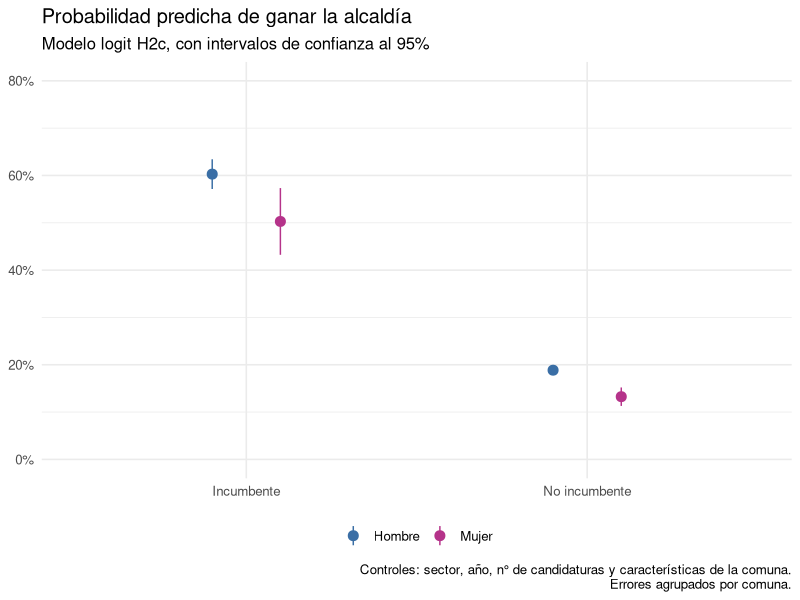

Reproduce this figure in R.
# =============================================================
# 04_modelos.R
# Estimación de los modelos para cada hipótesis:
#   H1 (oferta):    logit, ¿qué explica que una candidatura sea de una mujer?
#   H2 (demanda):   regresión lineal (% de votos) y logit (ganó o no)
#   H3 (reelección): logit de reelección entre incumbentes y
#                    logit ordenado del número de reelecciones
#   Modelo comunal: ¿en qué comunas se eligen alcaldesas?
# Todos los modelos de H2 y H3 incluyen características
# sociodemográficas de las comunas (02b_datos_comunales.R).
# Errores estándar agrupados por comuna, porque las candidaturas de
# una misma comuna comparten condiciones y no son independientes.
# Resultados: tablas (.csv) y gráficos (.png) en output/
# =============================================================

paquetes <- c("dplyr", "readr", "ggplot2", "sandwich", "lmtest", "MASS",
              "marginaleffects")
for (p in paquetes) {
  if (!requireNamespace(p, quietly = TRUE)) install.packages(p)
}
library(dplyr)
library(readr)
library(ggplot2)
library(sandwich)
library(lmtest)
library(marginaleffects)

comunales <- read_csv("data/clean/datos_comunales.csv", show_col_types = FALSE)

base <- read_csv("data/clean/base_alcaldes.csv", show_col_types = FALSE) %>%
  left_join(comunales, by = c("comuna", "anio")) %>%
  mutate(
    anio   = factor(anio),
    # Categorías de referencia: hombre, izquierda
    sector = relevel(factor(sector), ref = "Izquierda")
  )
dir.create("output", showWarnings = FALSE)

# -------------------------------------------------------------
# Función para resumir un modelo en una tabla: coeficientes,
# errores agrupados por comuna, valor p e intervalo de confianza.
# En los logit se agregan las razones de odds (exp del coeficiente)
# -------------------------------------------------------------
resumir <- function(modelo, datos, nombre, logit = FALSE) {
  vc <- vcovCL(modelo, cluster = datos$comuna)
  ct <- coeftest(modelo, vcov. = vc)
  tabla <- data.frame(
    modelo      = nombre,
    variable    = rownames(ct),
    coeficiente = ct[, 1],
    error_est   = ct[, 2],
    valor_p     = ct[, 4],
    ic_inf      = ct[, 1] - 1.96 * ct[, 2],
    ic_sup      = ct[, 1] + 1.96 * ct[, 2],
    row.names = NULL
  )
  if (logit) {
    tabla$odds_ratio <- exp(tabla$coeficiente)
    tabla$or_ic_inf  <- exp(tabla$ic_inf)
    tabla$or_ic_sup  <- exp(tabla$ic_sup)
  }
  tabla$signif <- cut(tabla$valor_p, c(-Inf, 0.001, 0.01, 0.05, 0.1, Inf),
                      c("***", "**", "*", ".", ""))
  tabla$n <- nobs(modelo)
  tabla
}

# =============================================================
# H1. OFERTA: ¿en qué condiciones se presentan más mujeres?
# Variable dependiente: la candidatura es de una mujer (1/0)
# Muestra: todas las candidaturas 2004-2024
# Nota: el sector "Independiente" corresponde a las candidaturas
# fuera de pacto, por lo que captura también la dimensión de pacto
# =============================================================
m_h1 <- glm(mujer ~ sector + anio, data = base, family = binomial)
t_h1 <- resumir(m_h1, base, "H1: logit candidata mujer", logit = TRUE)

# =============================================================
# H2. DEMANDA: ¿se vota menos por las mujeres?
# Muestra: 2008-2024 (en 2004 no se sabe quién era incumbente)
# Controles: incumbencia, sector, año, n° de candidaturas en la comuna
# y características de la comuna (población, escolaridad y pobreza)
# =============================================================
base_h2 <- base %>% filter(!is.na(incumbente)) %>% droplevels()

# H2a. Regresión lineal: % de votos obtenidos
controles_comuna <- "log_poblacion + escolaridad + pobreza"

m_h2a <- lm(as.formula(paste("pct_votos ~ mujer + incumbente + sector + anio + n_candidatos +",
                             controles_comuna)), data = base_h2)
t_h2a <- resumir(m_h2a, base_h2, "H2a: MCO % de votos")

# H2b. Logit: ganó la elección (1/0)
m_h2b <- glm(as.formula(paste("gano ~ mujer + incumbente + sector + anio + n_candidatos +",
                              controles_comuna)), data = base_h2, family = binomial)
t_h2b <- resumir(m_h2b, base_h2, "H2b: logit ganó", logit = TRUE)

# H2c. Igual que H2b, pero con interacción mujer x incumbente,
# para ver si la brecha es distinta entre incumbentes y desafiantes
m_h2c <- glm(as.formula(paste("gano ~ mujer * incumbente + sector + anio + n_candidatos +",
                              controles_comuna)), data = base_h2, family = binomial)
t_h2c <- resumir(m_h2c, base_h2, "H2c: logit ganó (interacción)", logit = TRUE)

# H2d. ¿Les va mejor a las candidatas en comunas que ya tuvieron una
# alcaldesa? (efecto de exposición: Beaman et al., 2009)
# Solo candidaturas NO incumbentes: si se incluyeran las alcaldesas en
# ejercicio, "la comuna ya tuvo alcaldesa" se cumpliría por definición
base_h2d <- base_h2 %>% filter(incumbente == 0) %>% droplevels()
m_h2d <- glm(gano ~ mujer * alcaldesa_previa + sector + anio +
               n_candidatos + log_poblacion + escolaridad + pobreza,
             data = base_h2d, family = binomial)
t_h2d <- resumir(m_h2d, base_h2d, "H2d: logit ganó, no incumbentes (interacción alcaldesa previa)",
                 logit = TRUE)

# =============================================================
# H3. REELECCIÓN
# H3a. Logit: entre quienes buscaron la reelección, ¿ganaron? (1/0)
# =============================================================
base_h3 <- base_h2 %>% filter(incumbente == 1) %>% droplevels()
m_h3a <- glm(as.formula(paste("gano ~ mujer + periodos_previos + sector + anio + n_candidatos +",
                              controles_comuna)), data = base_h3, family = binomial)
t_h3a <- resumir(m_h3a, base_h3, "H3a: logit reelección", logit = TRUE)

# H3b. Logit ordenado: entre quienes ganaron la alcaldía, cuántas
# veces consecutivas llevaban reelectos (0 = primer período,
# 1 = primera reelección, 2 = segunda, 3 = tercera)
# Se cuentan solo los períodos desde 2004 en adelante
# Se excluye el sector "Otro", porque solo tiene 1 persona electa y
# no permite estimar su coeficiente
base_h3b <- base_h2 %>%
  filter(gano == 1, sector != "Otro") %>%
  mutate(n_periodo = periodos_previos,
         n_reelecciones = factor(pmin(n_periodo, 3), levels = 0:3, ordered = TRUE)) %>%
  droplevels()
m_h3b <- MASS::polr(as.formula(paste("n_reelecciones ~ mujer + sector + anio +",
                                     controles_comuna)), data = base_h3b, Hess = TRUE)
t_h3b <- resumir(m_h3b, base_h3b, "H3b: logit ordenado n° reelecciones", logit = TRUE)

# =============================================================
# MODELO COMUNAL: ¿en qué comunas se elige a una alcaldesa?
# Unidad: comuna en cada elección (2008-2024)
# Variable dependiente: ganó una mujer (1/0)
# =============================================================
base_com <- base_h2 %>%
  group_by(comuna, anio) %>%
  summarise(alcaldesa_electa = as.integer(any(gano == 1 & mujer == 1)),
            n_candidatas = sum(mujer),
            n_candidatos = n(),
            incumbente_mujer = as.integer(any(incumbente == 1 & mujer == 1)),
            log_poblacion = first(log_poblacion), escolaridad = first(escolaridad),
            pobreza = first(pobreza), alcaldesa_previa = first(alcaldesa_previa),
            .groups = "drop")
m_com <- glm(alcaldesa_electa ~ n_candidatas + n_candidatos + incumbente_mujer +
               alcaldesa_previa + log_poblacion + escolaridad + pobreza + anio,
             data = base_com, family = binomial)
t_com <- resumir(m_com, base_com, "Comunal: logit alcaldesa electa", logit = TRUE)

# -------------------------------------------------------------
# Guardar todas las tablas de coeficientes
# -------------------------------------------------------------
tablas <- bind_rows(t_h1, t_h2a, t_h2b, t_h2c, t_h2d, t_h3a, t_h3b, t_com) %>%
  mutate(across(where(is.numeric) & !n, ~ round(.x, 3)))
write_csv(tablas, "output/tabla6_resultados_modelos.csv")

# Mostrar en consola los coeficientes de la variable mujer
print(tablas %>% filter(grepl("mujer|alcaldesa|candidatas|poblacion|escolaridad|pobreza", variable)) %>%
        select(modelo, variable, coeficiente, valor_p, odds_ratio, signif, n))

# =============================================================
# PROBABILIDADES PREDICHAS (para interpretar sustantivamente)
# =============================================================

# H2: probabilidad de ganar de hombres y mujeres, según incumbencia.
# Se calcula para toda la muestra, cambiando solo el sexo y la
# incumbencia y dejando el resto de las variables como se observan
# (así la comparación es entre candidaturas "iguales" salvo en sexo)
pred_h2 <- avg_predictions(m_h2c, variables = list(mujer = 0:1, incumbente = 0:1),
                           vcov = ~comuna) %>%
  as.data.frame() %>%
  mutate(Sexo = ifelse(mujer == 1, "Mujer", "Hombre"),
         Condición = ifelse(incumbente == 1, "Incumbente", "No incumbente"))
write_csv(pred_h2 %>% select(Condición, Sexo, estimate, conf.low, conf.high),
          "output/tabla7_prob_predicha_ganar.csv")
print(pred_h2 %>% select(Condición, Sexo, estimate, conf.low, conf.high))

g6 <- ggplot(pred_h2, aes(Condición, estimate, color = Sexo)) +
  geom_pointrange(aes(ymin = conf.low, ymax = conf.high),
                  position = position_dodge(0.4), size = 0.6) +
  scale_color_manual(values = c("Mujer" = "#B5338A", "Hombre" = "#3A6EA5")) +
  scale_y_continuous(labels = scales::percent, limits = c(0, 0.8)) +
  labs(title = "Probabilidad predicha de ganar la alcaldía",
       subtitle = "Modelo logit H2c, con intervalos de confianza al 95%",
       x = NULL, y = NULL, color = NULL,
       caption = "Controles: sector, año, n° de candidaturas y características de la comuna.\nErrores agrupados por comuna.") +
  theme_minimal(base_size = 12) + theme(legend.position = "bottom")
ggsave("output/grafico6_prob_predicha_ganar.png", g6,
       width = 7, height = 5, dpi = 300, bg = "white")

# H2d: probabilidad de ganar (no incumbentes) según sexo y si la comuna tuvo alcaldesa antes
pred_h2d <- avg_predictions(m_h2d, variables = list(mujer = 0:1, alcaldesa_previa = 0:1),
                            vcov = ~comuna) %>%
  as.data.frame() %>%
  mutate(Sexo = ifelse(mujer == 1, "Mujer", "Hombre"),
         Comuna = ifelse(alcaldesa_previa == 1, "Ya tuvo alcaldesa", "Nunca tuvo alcaldesa"))
write_csv(pred_h2d %>% select(Comuna, Sexo, estimate, conf.low, conf.high),
          "output/tabla10_prob_ganar_alcaldesa_previa.csv")
print(pred_h2d %>% select(Comuna, Sexo, estimate, conf.low, conf.high))

# Efecto marginal promedio de ser mujer (en puntos porcentuales)
ame_h2b <- avg_slopes(m_h2b, variables = "mujer", vcov = ~comuna)
ame_h3a <- avg_slopes(m_h3a, variables = "mujer", vcov = ~comuna)
efectos <- bind_rows(
  as.data.frame(ame_h2b) %>% mutate(modelo = "H2b: ganar (todas)"),
  as.data.frame(ame_h3a) %>% mutate(modelo = "H3a: reelección (incumbentes)")
) %>% select(modelo, estimate, std.error, p.value, conf.low, conf.high)
write_csv(efectos, "output/tabla8_efectos_marginales_mujer.csv")
print(efectos)

# H3b: probabilidad predicha de cada número de reelecciones, por sexo
pred_h3b <- avg_predictions(m_h3b, variables = list(mujer = 0:1)) %>%
  as.data.frame() %>%
  mutate(Sexo = ifelse(mujer == 1, "Mujer", "Hombre"))
write_csv(pred_h3b %>% select(Sexo, group, estimate),
          "output/tabla9_prob_predicha_reelecciones.csv")
print(pred_h3b %>% select(Sexo, group, estimate))

message("Listo: resultados de los modelos guardados en output/")
